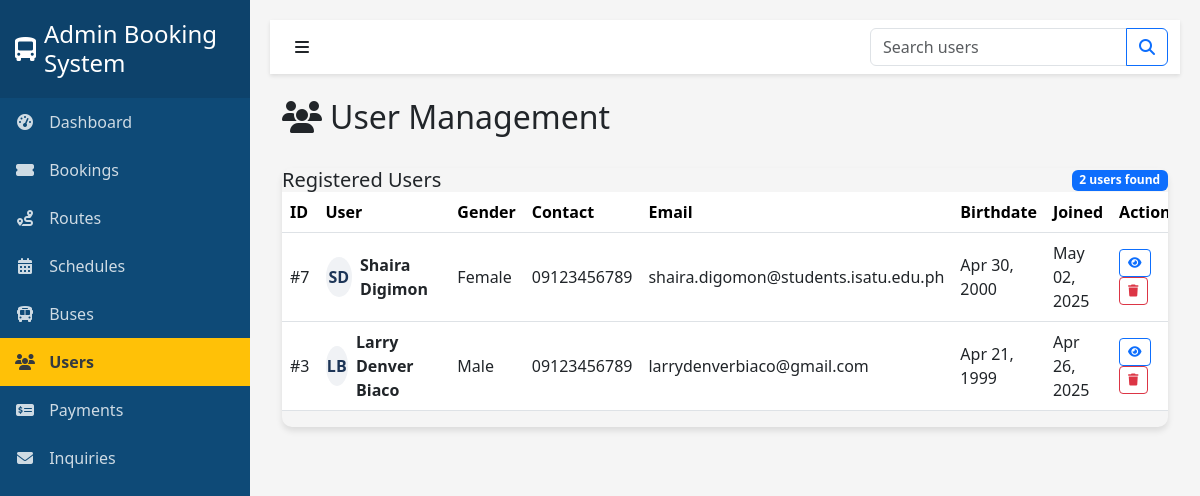
The page /admin/tabs/users_admin.php on the database as committed earlier.
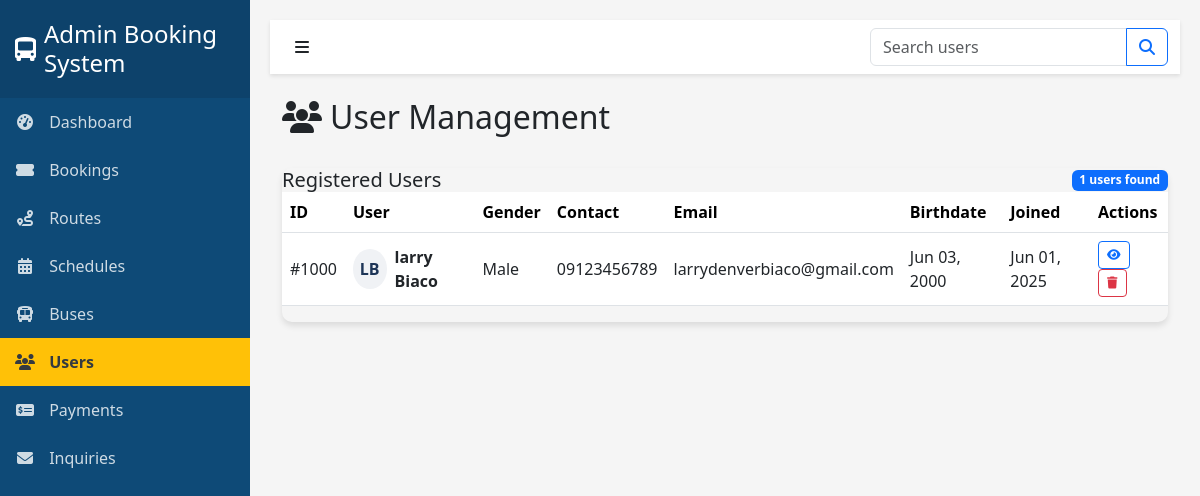
The same page on the database as committed later.
### tables this page shows
CREATE TABLE `users` (
  `id` int(11) NOT NULL,
  `first_name` varchar(50) NOT NULL,
  `last_name` varchar(50) NOT NULL,
  `gender` enum('male','female','other') NOT NULL,
  `birthdate` date NOT NULL,
  `contact_number` varchar(20) NOT NULL,
  `email` varchar(100) NOT NULL,
  `password` varchar(255) NOT NULL,
  `is_verified` tinyint(1) DEFAULT 0,
  `user_type` enum('customer','admin','staff') DEFAULT 'customer',
  `profile_image` varchar(255) DEFAULT NULL,
  `address` text DEFAULT NULL,
  `emergency_contact` varchar(100) DEFAULT NULL,
  `emergency_phone` varchar(20) DEFAULT NULL,
  `created_at` timestamp NOT NULL DEFAULT current_timestamp(),
  `updated_at` timestamp NOT NULL DEFAULT current_timestamp() ON UPDATE current_timestamp(),
  `last_login` datetime DEFAULT NULL,
  `status` enum('active','inactive','suspended') DEFAULT 'active',
  `full_name` varchar(101) GENERATED ALWAYS AS (concat(`first_name`,' ',`last_name`)) STORED
);

### admin/tabs/users_admin.php (the view, shortened to what the changed rows need)
<?php
require_once "../../backend/connections/config.php";
$records_per_page = 10;
$page = isset($_GET['page']) && is_numeric($_GET['page']) ? $_GET['page'] : 1;
$start_from = ($page - 1) * $records_per_page;
$search_condition = '';
$total_query = "SELECT COUNT(*) as total FROM users" . $search_condition;
$total_result = $conn->query($total_query);
$total_records = 0;
if ($total_result && $total_result->num_rows > 0) {
    $total_row = $total_result->fetch_assoc();
    $total_records = $total_row['total'];
}
$users = [];
try {
    $query = "SELECT id, first_name, last_name, gender, birthdate, contact_number, email, created_at
              FROM users" . $search_condition . "
              ORDER BY created_at DESC
              LIMIT $start_from, $records_per_page";
    $result = $conn->query($query);
    if ($result && $result->num_rows > 0) {
        while ($row = $result->fetch_assoc()) {
            $users[] = $row;
        }
    }
} catch (Exception $e) {
    $error_message = "Database error: " . $e->getMessage();
}
?>
<!DOCTYPE html>
<html lang="en">
<head>
    <link href="https://cdn.jsdelivr.net/npm/bootstrap@5.3.0-alpha1/dist/css/bootstrap.min.css" rel="stylesheet">
    <link rel="stylesheet" href="https://cdnjs.cloudflare.com/ajax/libs/font-awesome/6.1.1/css/all.min.css">
    <link rel="stylesheet" href="../css/admin.css">
</head>
<body>
    <div class="wrapper">
        <div class="content">
            <div class="container-fluid">
                <div class="d-flex justify-content-between align-items-center mb-4">
                    <h2><i class="fas fa-users me-2"></i>User Management</h2>
                </div>
                <div class="card1">
                    <div class="card-header">
                        <div class="d-flex justify-content-between align-items-center">
                            <h5 class="mb-0">Registered Users</h5>
                            <span class="badge bg-primary"><?php echo $total_records; ?> users found</span>
                        </div>
                    </div>
                    <div class="card-body">
                        <?php if (count($users) > 0): ?>
                        <div class="table-responsive">
                            <table class="table table-hover align-middle">
                                <thead>
                                    <tr>
                                        <th>ID</th>
                                        <th>User</th>
                                        <th>Gender</th>
                                        <th>Contact</th>
                                        <th>Email</th>
                                        <th>Birthdate</th>
                                        <th>Joined</th>
                                        <th>Actions</th>
                                    </tr>
                                </thead>
                                <tbody>
                                    <?php foreach ($users as $user): ?>
                                    <tr>
                                        <td>#<?php echo $user['id']; ?></td>
                                        <td>
                                            <div class="d-flex align-items-center">
                                                <div class="user-avatar me-2">
                                                    <?php echo strtoupper(substr($user['first_name'], 0, 1) . substr($user['last_name'], 0, 1)); ?>
                                                </div>
                                                <div>
                                                    <div class="fw-bold"><?php echo htmlspecialchars($user['first_name'] . ' ' . $user['last_name']); ?></div>
                                                </div>
                                            </div>
                                        </td>
                                        <td><?php echo ucfirst(htmlspecialchars($user['gender'])); ?></td>
                                        <td><?php echo htmlspecialchars($user['contact_number']); ?></td>
                                        <td><?php echo htmlspecialchars($user['email']); ?></td>
                                        <td><?php echo date('M d, Y', strtotime($user['birthdate'])); ?></td>
                                        <td><?php echo date('M d, Y', strtotime($user['created_at'])); ?></td>
                                        <td>
                                            <div class="action-buttons">
                                                <button type="button" class="btn btn-outline-primary btn-sm view-user" data-id="<?php echo $user['id']; ?>" data-bs-toggle="tooltip" title="View Details">
                                                    <i class="fas fa-eye"></i>
                                                </button>
                                                <button type="button" class="btn btn-outline-danger btn-sm delete-user" data-id="<?php echo $user['id']; ?>" data-bs-toggle="tooltip" title="Delete User">
                                                    <i class="fas fa-trash"></i>
                                                </button>
                                            </div>
                                        </td>
                                    </tr>
                                    <?php endforeach; ?>
                                </tbody>
                            </table>
                        </div>
                        <?php endif; ?>
                    </div>
                </div>
            </div>
        </div>
    </div>
</body>
</html>

Rows that differ between the two databases and show on the page:
removed users: id "7", first_name+last_name "SD", first_name+last_name "Shaira Digimon", gender "Female", contact_number "09123456789", email "shaira.digomon@students.isatu.edu.ph", birthdate "Apr 30, 2000", created_at "May 02, 2025"
removed users: id "3", first_name+last_name "LB", first_name+last_name "Larry Denver Biaco", gender "Male", contact_number "09123456789", email "larrydenverbiaco@gmail.com", birthdate "Apr 21, 1999", created_at "Apr 26, 2025"
added users: id "1000", first_name+last_name "LB", first_name+last_name "larry Biaco", gender "Male", contact_number "09123456789", email "larrydenverbiaco@gmail.com", birthdate "Jun 03, 2000", created_at "Jun 01, 2025"
Other text that changed with them:
$total_records: "2" → "1"
